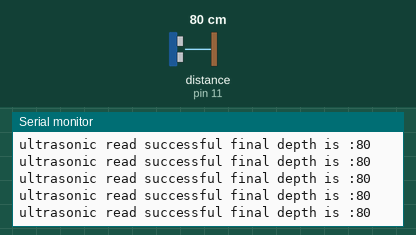
The sketch below on a simulated Arduino Uno, built with avr-gcc and run on an emulated ATmega328P. On the bench: the last lines printed to the serial monitor. Wiring (inferred from the names in the program): ultrasonic range finder: trigger pin 10; echo pin 11. The test bench sets the inputs (shaded band); at power-on: distance to the obstacle (sensor on pin 11) 80 cm. The echo pulse lasts 58.3 µs per cm.

Above: at 1.2 s.
1.3 s: distance to the obstacle (sensor on pin 11) set to 35 cm
At 1.48 s:
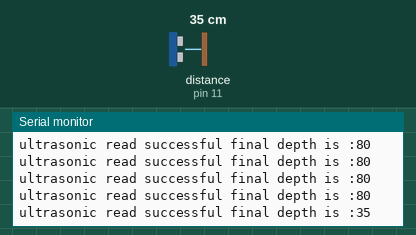
4.3 s: distance to the obstacle (sensor on pin 11) set to 2 cm
At 4.36 s:
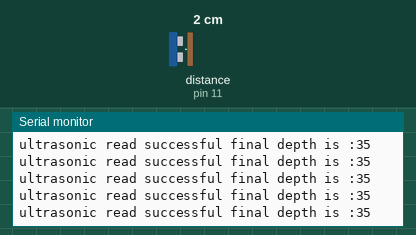
7.3 s: distance to the obstacle (sensor on pin 11) set to 250 cm
At 7.51 s:
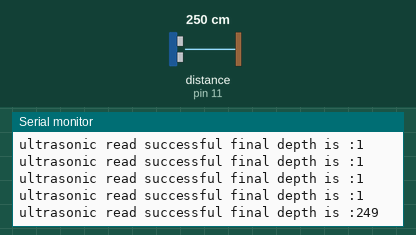
13.3 s: distance to the obstacle (sensor on pin 11) set to 18 cm
At 13.4 s:
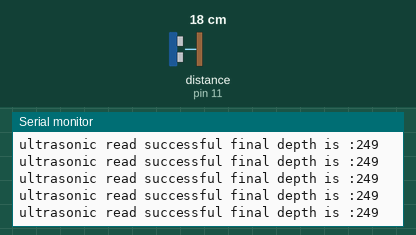
16.3 s: distance to the obstacle (sensor on pin 11) set to 4 cm
At 16.37 s:
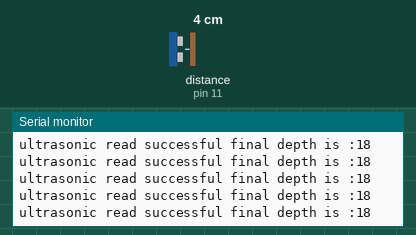
Timing chart, 0 to 19.3 s (numbered marks = the images above; inputs shaded):
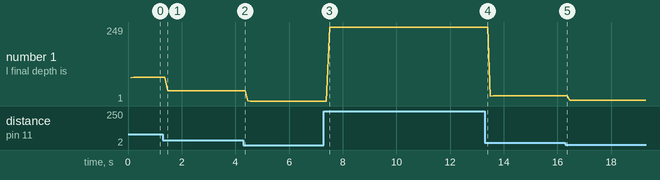

The sketch:

trial_sensor.ino
```cpp
#define ultrasonicechoPin 11 // attach pin D2 Arduino to pin Echo of JSN-SR04T
#define ultrasonicTrigPin 10 //attach pin D3 Arduino to pin Trig of JSN-SR04T
#define ultrasonicPwrPin 9
float depthTolerance = .10;

// defines variables
long duration; // variable for the duration of sound wave travel
int depth; // variable for the distance measurement

void setup() {
  pinMode(ultrasonicTrigPin, OUTPUT); // Sets the trigPin as an OUTPUT
  pinMode(ultrasonicechoPin, INPUT); // Sets the echoPin as an INPUT
  Serial.begin(9600); // // Serial Communication is starting with 9600 of baud rate speed
  Serial.println("Ultrasonic Sensor HC-SR04 Test"); // print some text in Serial Monitor
  Serial.println("with Arduino UNO R3");
}
void loop() {

  digitalWrite(ultrasonicTrigPin, LOW);                                // measurements
     delayMicroseconds(2);
     digitalWrite(ultrasonicTrigPin, HIGH);
     delayMicroseconds(20);
     digitalWrite(ultrasonicTrigPin, LOW);
     duration = pulseIn(ultrasonicechoPin, HIGH);
     depth = (duration*.0343)/2;
     delay(100);
                                                                                 Serial.print("ultrasonic read successful final depth is :");
                                                                            Serial.println(depth);
}
```

Measured:
- after the input at 1.3 s, the serial monitor: prints a new line after 0.18 s (image 1)
- after the input at 7.3 s, the serial monitor: prints a new line after 0.21 s (image 3)
- plotted number 1: 80 → 35 after the input at 1.3 s, 35 → 1 after the input at 4.3 s, 1 → 249 after the input at 7.3 s, 249 → 18 after the input at 13.3 s, 18 → 3 after the input at 16.3 s
